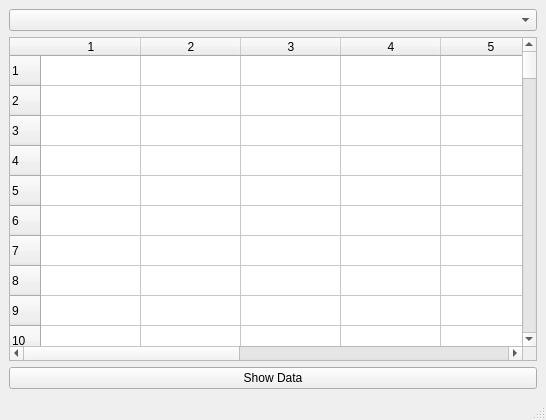
<?xml version="1.0" encoding="UTF-8"?>
<ui version="4.0">
 <class>MainWindow</class>
 <widget class="QMainWindow" name="MainWindow">
  <property name="geometry">
   <rect>
    <x>0</x>
    <y>0</y>
    <width>546</width>
    <height>420</height>
   </rect>
  </property>
  <property name="windowTitle">
   <string>MainWindow</string>
  </property>
  <widget class="QWidget" name="centralwidget">
   <layout class="QVBoxLayout" name="verticalLayout_2">
    <item>
     <widget class="QComboBox" name="comboBox"/>
    </item>
    <item>
     <layout class="QHBoxLayout" name="horizontalLayout"/>
    </item>
    <item>
     <layout class="QHBoxLayout" name="horizontalLayout_2"/>
    </item>
    <item>
     <layout class="QVBoxLayout" name="verticalLayout">
      <item>
       <widget class="QTableWidget" name="tableWidget">
        <property name="rowCount">
         <number>1000</number>
        </property>
        <property name="columnCount">
         <number>9</number>
        </property>
        <row/>
        <row/>
        <row/>
        <row/>
        <row/>
        <row/>
        <row/>
        <row/>
        <row/>
        <row/>
        <row/>
        <row/>
        <row/>
        <row/>
        <row/>
        <row/>
        <row/>
        <row/>
        <row/>
        <row/>
        <row/>
        <row/>
        <row/>
        <row/>
        <row/>
        <row/>
        <row/>
        <row/>
        <row/>
        <row/>
        <row/>
        <row/>
        <row/>
        <row/>
        <row/>
        <row/>
        <row/>
        <row/>
        <row/>
        <row/>
        <row/>
        <row/>
        <row/>
        <row/>
        <row/>
        <row/>
        <row/>
        <row/>
        <row/>
        <row/>
        <row/>
        <row/>
        <row/>
        <row/>
        <row/>
        <row/>
        <row/>
        <row/>
        <row/>
        <row/>
        <row/>
        <row/>
        <row/>
        <row/>
        <row/>
        <row/>
        <row/>
        <row/>
        <row/>
        <row/>
        <row/>
        <row/>
        <row/>
        <row/>
        <row/>
        <row/>
        <row/>
        <row/>
        <row/>
        <row/>
        <row/>
        <row/>
        <row/>
        <row/>
        <row/>
        <row/>
        <row/>
        <row/>
        <row/>
        <row/>
        <row/>
        <row/>
        <row/>
        <row/>
        <row/>
        <row/>
        <row/>
        <row/>
        <row/>
        <row/>
        <row/>
        <row/>
        <row/>
        <row/>
        <row/>
        <row/>
        <row/>
        <row/>
        <row/>
        <row/>
        <row/>
        <row/>
        <row/>
        <row/>
        <row/>
        <row/>
        <row/>
        <row/>
        <row/>
        <row/>
        <row/>
        <row/>
        <row/>
        <row/>
        <row/>
        <row/>
        <row/>
        <row/>
        <row/>
        <row/>
        <row/>
        <row/>
        <row/>
        <row/>
        <row/>
        <row/>
        <row/>
        <row/>
        <row/>
        <row/>
        <row/>
        <row/>
        <row/>
        <row/>
        <row/>
        <row/>
        <row/>
        <row/>
        <row/>
        <row/>
        <row/>
        <row/>
        <row/>
        <row/>
        <row/>
        <row/>
        <row/>
        <row/>
        <row/>
        <row/>
        <row/>
        <row/>
        <row/>
        <row/>
        <row/>
        <row/>
        <row/>
        <row/>
        <row/>
        <row/>
        <row/>
        <row/>
        <row/>
        <row/>
        <row/>
        <row/>
        <row/>
        <row/>
        <row/>
        <row/>
        <row/>
        <row/>
        <row/>
        <row/>
        <row/>
        <row/>
        <row/>
        <row/>
        <row/>
        <row/>
        <row/>
        <row/>
        <row/>
        <row/>
        <row/>
        <row/>
        <row/>
        <row/>
        <row/>
        <row/>
        <row/>
        <row/>
        <row/>
        <row/>
        <row/>
        <row/>
        <row/>
        <row/>
        <row/>
        <row/>
        <row/>
        <row/>
        <row/>
        <row/>
        <row/>
        <row/>
        <row/>
        <row/>
        <row/>
        <row/>
        <row/>
        <row/>
        <row/>
        <row/>
        <row/>
        <row/>
        <row/>
        <row/>
        <row/>
        <row/>
        <row/>
        <row/>
        <row/>
        <row/>
        <row/>
        <row/>
        <row/>
        <row/>
        <row/>
        <row/>
        <row/>
        <row/>
        <row/>
        <row/>
        <row/>
        <row/>
        <row/>
        <row/>
        <row/>
        <row/>
        <row/>
        <row/>
        <row/>
        <row/>
        <row/>
        <row/>
        <row/>
        <row/>
        <row/>
        <row/>
        <row/>
        <row/>
        <row/>
        <row/>
        <row/>
        <row/>
        <row/>
        <row/>
        <row/>
        <row/>
        <row/>
        <row/>
        <row/>
        <row/>
        <row/>
        <row/>
        <row/>
        <row/>
        <row/>
        <row/>
        <row/>
        <row/>
        <row/>
        <row/>
        <row/>
        <row/>
        <row/>
        <row/>
        <row/>
        <row/>
        <row/>
        <row/>
        <row/>
        <row/>
        <row/>
        <row/>
        <row/>
        <row/>
        <row/>
        <row/>
        <row/>
        <row/>
        <row/>
        <row/>
        <row/>
        <row/>
        <row/>
        <row/>
        <row/>
        <row/>
        <row/>
        <row/>
        <row/>
        <row/>
        <row/>
        <row/>
        <row/>
        <row/>
        <row/>
        <row/>
        <row/>
        <row/>
        <row/>
        <row/>
        <row/>
        <row/>
        <row/>
        <row/>
        <row/>
        <row/>
        <row/>
        <row/>
        <row/>
        <row/>
        <row/>
        <row/>
        <row/>
        <row/>
        <row/>
        <row/>
        <row/>
        <row/>
        <row/>
        <row/>
        <row/>
        <row/>
        <row/>
        <row/>
        <row/>
        <row/>
        <row/>
        <row/>
        <row/>
        <row/>
        <row/>
        <row/>
        <row/>
        <row/>
        <row/>
        <row/>
        <row/>
        <row/>
        <row/>
        <row/>
        <row/>
        <row/>
        <row/>
        <row/>
        <row/>
        <row/>
        <row/>
        <row/>
        <row/>
        <row/>
        <row/>
        <row/>
        <row/>
        <row/>
        <row/>
        <row/>
        <row/>
        <row/>
        <row/>
        <row/>
        <row/>
        <row/>
        <row/>
        <row/>
        <row/>
        <row/>
        <row/>
        <row/>
        <row/>
        <row/>
        <row/>
        <row/>
        <row/>
        <row/>
        <row/>
        <row/>
        <row/>
        <row/>
        <row/>
        <row/>
        <row/>
        <row/>
        <row/>
        <row/>
        <row/>
        <row/>
        <row/>
        <row/>
        <row/>
        <row/>
        <row/>
        <row/>
        <row/>
        <row/>
        <row/>
        <row/>
        <row/>
        <row/>
        <row/>
        <row/>
        <row/>
        <row/>
        <row/>
        <row/>
        <row/>
        <row/>
        <row/>
        <row/>
        <row/>
        <row/>
        <row/>
        <row/>
        <row/>
        <row/>
        <row/>
        <row/>
        <row/>
        <row/>
        <row/>
        <row/>
        <row/>
        <row/>
        <row/>
        <row/>
        <row/>
        <row/>
        <row/>
        <row/>
        <row/>
        <row/>
        <row/>
        <row/>
        <row/>
        <row/>
        <row/>
        <row/>
        <row/>
        <row/>
        <row/>
        <row/>
        <row/>
        <row/>
        <row/>
        <row/>
        <row/>
        <row/>
        <row/>
        <row/>
        <row/>
        <row/>
        <row/>
        <row/>
        <row/>
        <row/>
        <row/>
        <row/>
        <row/>
        <row/>
        <row/>
        <row/>
        <row/>
        <row/>
        <row/>
        <row/>
        <row/>
        <row/>
        <row/>
        <row/>
        <row/>
        <row/>
        <row/>
        <row/>
        <row/>
        <row/>
        <row/>
        <row/>
        <row/>
        <row/>
        <row/>
        <row/>
        <row/>
        <row/>
        <row/>
        <row/>
        <row/>
        <row/>
        <row/>
        <row/>
        <row/>
        <row/>
        <row/>
        <row/>
        <row/>
        <row/>
        <row/>
        <row/>
        <row/>
        <row/>
        <row/>
        <row/>
        <row/>
        <row/>
        <row/>
        <row/>
        <row/>
        <row/>
        <row/>
        <row/>
        <row/>
        <row/>
        <row/>
        <row/>
        <row/>
        <row/>
        <row/>
        <row/>
        <row/>
        <row/>
        <row/>
        <row/>
        <row/>
        <row/>
        <row/>
        <row/>
        <row/>
        <row/>
        <row/>
        <row/>
        <row/>
        <row/>
        <row/>
        <row/>
        <row/>
        <row/>
        <row/>
        <row/>
        <row/>
        <row/>
        <row/>
        <row/>
        <row/>
        <row/>
        <row/>
        <row/>
        <row/>
        <row/>
        <row/>
        <row/>
        <row/>
        <row/>
        <row/>
        <row/>
        <row/>
        <row/>
        <row/>
        <row/>
        <row/>
        <row/>
        <row/>
        <row/>
        <row/>
        <row/>
        <row/>
        <row/>
        <row/>
        <row/>
        <row/>
        <row/>
        <row/>
        <row/>
        <row/>
        <row/>
        <row/>
        <row/>
        <row/>
        <row/>
        <row/>
        <row/>
        <row/>
        <row/>
        <row/>
        <row/>
        <row/>
        <row/>
        <row/>
        <row/>
        <row/>
        <row/>
        <row/>
        <row/>
        <row/>
        <row/>
        <row/>
        <row/>
        <row/>
        <row/>
        <row/>
        <row/>
        <row/>
        <row/>
        <row/>
        <row/>
        <row/>
        <row/>
        <row/>
        <row/>
        <row/>
        <row/>
        <row/>
        <row/>
        <row/>
        <row/>
        <row/>
        <row/>
        <row/>
        <row/>
        <row/>
        <row/>
        <row/>
        <row/>
        <row/>
        <row/>
        <row/>
        <row/>
        <row/>
        <row/>
        <row/>
        <row/>
        <row/>
        <row/>
        <row/>
        <row/>
        <row/>
        <row/>
        <row/>
        <row/>
        <row/>
        <row/>
        <row/>
        <row/>
        <row/>
        <row/>
        <row/>
        <row/>
        <row/>
        <row/>
        <row/>
        <row/>
        <row/>
        <row/>
        <row/>
        <row/>
        <row/>
        <row/>
        <row/>
        <row/>
        <row/>
        <row/>
        <row/>
        <row/>
        <row/>
        <row/>
        <row/>
        <row/>
        <row/>
        <row/>
        <row/>
        <row/>
        <row/>
        <row/>
        <row/>
        <row/>
        <row/>
        <row/>
        <row/>
        <row/>
        <row/>
        <row/>
        <row/>
        <row/>
        <row/>
        <row/>
        <row/>
        <row/>
        <row/>
        <row/>
        <row/>
        <row/>
        <row/>
        <row/>
        <row/>
        <row/>
        <row/>
        <row/>
        <row/>
        <row/>
        <row/>
        <row/>
        <row/>
        <row/>
        <row/>
        <row/>
        <row/>
        <row/>
        <row/>
        <row/>
        <row/>
        <row/>
        <row/>
        <row/>
        <row/>
        <row/>
        <row/>
        <row/>
        <row/>
        <row/>
        <row/>
        <row/>
        <row/>
        <row/>
        <row/>
        <row/>
        <row/>
        <row/>
        <row/>
        <row/>
        <row/>
        <row/>
        <row/>
        <row/>
        <row/>
        <row/>
        <row/>
        <row/>
        <row/>
        <row/>
        <row/>
        <row/>
        <row/>
        <row/>
        <row/>
        <row/>
        <row/>
        <row/>
        <row/>
        <row/>
        <row/>
        <row/>
        <row/>
        <row/>
        <row/>
        <row/>
        <row/>
        <row/>
        <row/>
        <row/>
        <row/>
        <row/>
        <row/>
        <row/>
        <row/>
        <row/>
        <row/>
        <row/>
        <row/>
        <row/>
        <row/>
        <row/>
        <row/>
        <row/>
        <row/>
        <row/>
        <row/>
        <row/>
        <row/>
        <row/>
        <row/>
        <row/>
        <row/>
        <row/>
        <row/>
        <row/>
        <row/>
        <row/>
        <row/>
        <row/>
        <row/>
        <row/>
        <row/>
        <row/>
        <row/>
        <row/>
        <row/>
        <row/>
        <row/>
        <row/>
        <row/>
        <row/>
        <row/>
        <row/>
        <row/>
        <row/>
        <row/>
        <row/>
        <row/>
        <row/>
        <row/>
        <row/>
        <row/>
        <row/>
        <row/>
        <row/>
        <row/>
        <row/>
        <row/>
        <row/>
        <row/>
        <row/>
        <row/>
        <row/>
        <row/>
        <row/>
        <row/>
        <row/>
        <row/>
        <row/>
        <row/>
        <row/>
        <row/>
        <row/>
        <row/>
        <row/>
        <row/>
        <row/>
        <row/>
        <row/>
        <row/>
        <row/>
        <row/>
        <row/>
        <row/>
        <row/>
        <row/>
        <row/>
        <row/>
        <row/>
        <row/>
        <row/>
        <row/>
        <row/>
        <row/>
        <row/>
        <row/>
        <row/>
        <row/>
        <row/>
        <row/>
        <row/>
        <row/>
        <row/>
        <row/>
        <row/>
        <row/>
        <row/>
        <row/>
        <row/>
        <row/>
        <row/>
        <row/>
        <row/>
        <row/>
        <row/>
        <row/>
        <row/>
        <row/>
        <row/>
        <row/>
        <row/>
        <row/>
        <row/>
        <row/>
        <row/>
        <row/>
        <row/>
        <row/>
        <row/>
        <row/>
        <row/>
        <row/>
        <row/>
        <row/>
        <row/>
        <row/>
        <row/>
        <row/>
        <row/>
        <row/>
        <row/>
        <row/>
        <row/>
        <row/>
        <row/>
        <row/>
        <row/>
        <row/>
        <row/>
        <row/>
        <row/>
        <row/>
        <row/>
        <row/>
        <row/>
        <row/>
        <row/>
        <row/>
        <row/>
        <row/>
        <row/>
        <row/>
        <row/>
        <row/>
        <row/>
        <row/>
        <row/>
        <row/>
        <row/>
        <row/>
        <row/>
        <row/>
        <row/>
        <row/>
        <row/>
        <row/>
        <row/>
        <row/>
        <row/>
        <row/>
        <row/>
        <row/>
        <row/>
        <row/>
        <row/>
        <row/>
        <row/>
        <row/>
        <row/>
        <row/>
        <row/>
        <row/>
        <row/>
        <row/>
        <row/>
        <row/>
        <row/>
        <row/>
        <row/>
        <row/>
        <row/>
        <row/>
        <row/>
        <row/>
        <row/>
        <row/>
        <row/>
        <row/>
        <row/>
        <row/>
        <row/>
        <row/>
        <row/>
        <row/>
        <row/>
        <row/>
        <row/>
        <row/>
        <row/>
        <column/>
        <column/>
        <column/>
        <column/>
        <column/>
        <column/>
        <column/>
        <column/>
        <column/>
       </widget>
      </item>
      <item>
       <widget class="QPushButton" name="pushButton">
        <property name="text">
         <string>Show Data</string>
        </property>
       </widget>
      </item>
     </layout>
    </item>
   </layout>
  </widget>
  <widget class="QMenuBar" name="menubar">
   <property name="geometry">
    <rect>
     <x>0</x>
     <y>0</y>
     <width>546</width>
     <height>36</height>
    </rect>
   </property>
  </widget>
  <widget class="QStatusBar" name="statusbar"/>
 </widget>
 <resources/>
 <connections/>
</ui>
